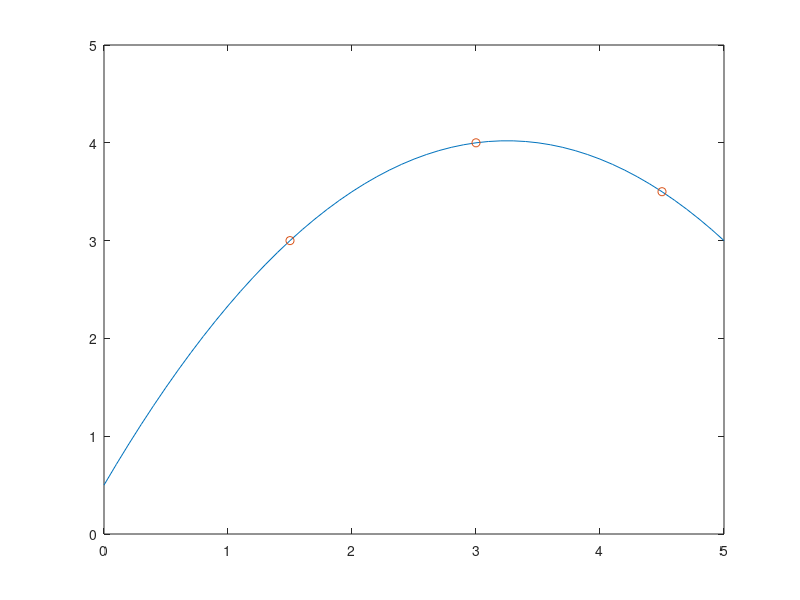

This chart was generated by the following MATLAB code:
function Lagrange_01
  clc
  clear
  %BLOQUE DE DATOS
  disp('Valores de X')
  x=[1.5 3 4.5];
  disp('Valores de Y')
  y=[3 4 3.5];
  %BLOQUE DE OPERACION
  n=length(x);
  L=zeros(n,n);
  for i=1:n
    v=1;
    for j=1:n
      if i~=j
        v = conv(v,poly(x(j)))/(x(i)-x(j));
      end
    end
    L(i,:) = v
  end
  f=y*L
  D=0:0.1:5 ;
  I=polyval(f,D) ;
  plot(D,I)
  hold on
  plot(x,y,'o')
  hold off
end
